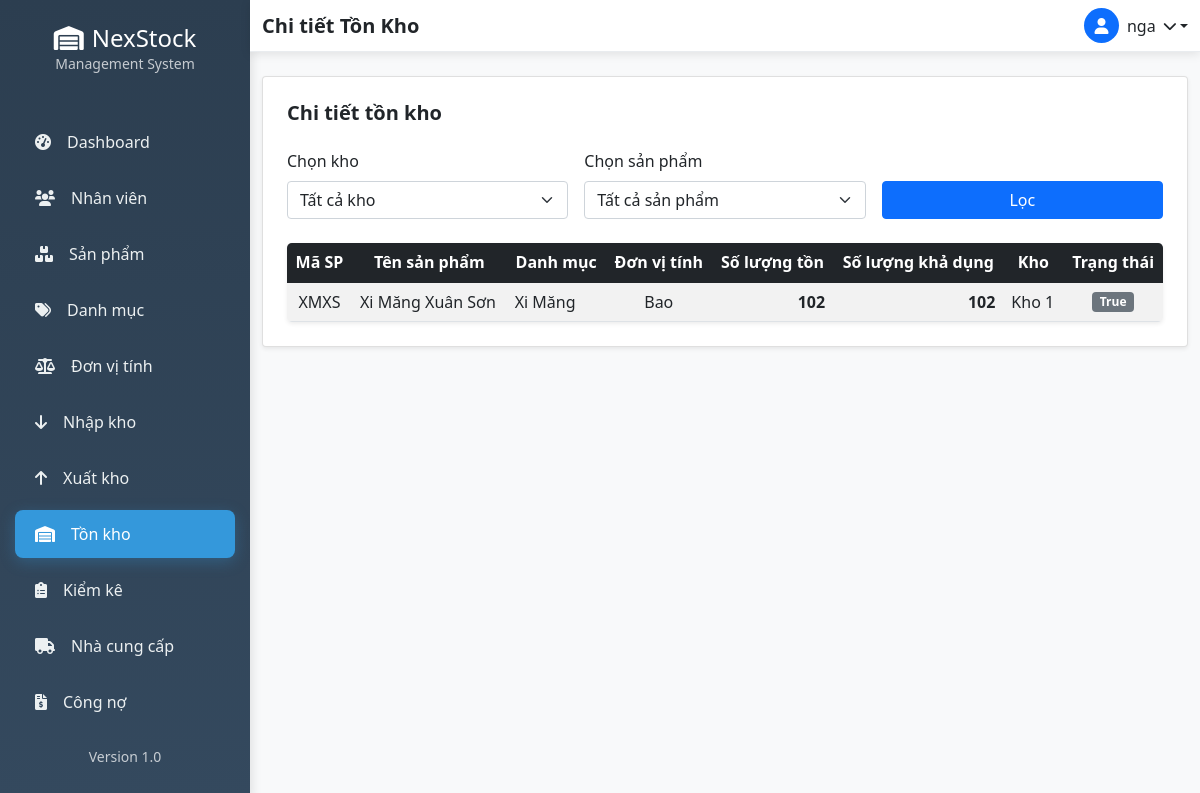
/kho/kho/1/ton-kho/ (signed in), run on the app's committed database.
### accounts/models.py (models this page shows, shortened)
class NguoiDung(AbstractUser):
    ho_ten = models.CharField(max_length=100, blank=True)
    vai_tro = models.CharField(max_length=20, choices=[
        ('admin', 'Quản trị viên'),
        ('manager', 'Quản lý'),
        ('staff', 'Nhân viên'),
    ], default='staff')
    trang_thai = models.BooleanField(default=True)

### inventory/models.py (models this page shows, shortened)
class TonKho(models.Model):
    kho = models.ForeignKey(Kho, on_delete=models.CASCADE, verbose_name="Kho")
    san_pham = models.ForeignKey('products.SanPham', on_delete=models.CASCADE, verbose_name="Sản phẩm")
    so_luong_ton = models.IntegerField(default=0, verbose_name="Số lượng tồn")
    so_luong_kha_dung = models.IntegerField(default=0, verbose_name="Số lượng khả dụng")
    ngay_cap_nhat = models.DateTimeField(auto_now=True)
    class Meta:
        verbose_name = "Tồn kho"
        verbose_name_plural = "Tồn kho"
        unique_together = ['kho', 'san_pham']

class Kho(models.Model):
    TRANG_THAI_CHOICES = [
        ('dang_hoat_dong', 'Đang hoạt động'),
        ('ngung_hoat_dong', 'Ngừng hoạt động'),
        ('bao_tri', 'Bảo trì'),
    ]
    ma_kho = models.CharField(max_length=20, unique=True, verbose_name="Mã kho")
    ten_kho = models.CharField(max_length=100, verbose_name="Tên kho")
    dia_chi = models.TextField(verbose_name="Địa chỉ")
    nguoi_quan_ly = models.ForeignKey(
        settings.AUTH_USER_MODEL,
        on_delete=models.SET_NULL,
        null=True,
        blank=True,
        verbose_name="Người quản lý"
    )
    dien_thoai = models.CharField(max_length=15, blank=True, verbose_name="Điện thoại")
    trang_thai = models.CharField(
        max_length=20,
        choices=TRANG_THAI_CHOICES,
        default='dang_hoat_dong',
        verbose_name="Trạng thái"
    )
    ghi_chu = models.TextField(blank=True, verbose_name="Ghi chú")
    ngay_tao = models.DateTimeField(auto_now_add=True)
    ngay_cap_nhat = models.DateTimeField(auto_now=True)
    class Meta:
        verbose_name = "Kho"
        verbose_name_plural = "Kho"

### products/models.py (models this page shows, shortened)
class SanPham(models.Model):
    danh_muc = models.ForeignKey(DanhMucSanPham, on_delete=models.CASCADE)
    don_vi_tinh = models.ForeignKey(DonViTinh, on_delete=models.CASCADE)
    ma_san_pham = models.CharField(max_length=50, unique=True)
    ten_san_pham = models.CharField(max_length=200)
    mo_ta = models.TextField(blank=True, null=True)
    gia_nhap = models.DecimalField(max_digits=15, decimal_places=2)
    gia_ban = models.DecimalField(max_digits=15, decimal_places=2)
    trang_thai = models.BooleanField(default=True)
    ngay_tao = models.DateTimeField(auto_now_add=True)
    class Meta:
        verbose_name = "Sản phẩm"
        verbose_name_plural = "Sản phẩm"

class DanhMucSanPham(models.Model):
    ten_danh_muc = models.CharField(max_length=100)
    mo_ta = models.TextField(blank=True, null=True)
    trang_thai = models.BooleanField(default=True)
    ngay_tao = models.DateTimeField(auto_now_add=True)
    class Meta:
        verbose_name = "Danh mục sản phẩm"
        verbose_name_plural = "Danh mục sản phẩm"

class DonViTinh(models.Model):
    ten_don_vi = models.CharField(max_length=50)
    mo_ta = models.TextField(blank=True, null=True)
    trang_thai = models.BooleanField(default=True)
    class Meta:
        verbose_name = "Đơn vị tính"
        verbose_name_plural = "Đơn vị tính"

### inventory/views.py (the view)
# urls.py: path('kho/<int:kho_id>/ton-kho/', views.chi_tiet_ton_kho, name='chi_tiet_ton_kho'),
@login_required
def chi_tiet_ton_kho(request, kho_id=None):
    danh_sach_kho = Kho.objects.filter(trang_thai='dang_hoat_dong')
    danh_sach_san_pham = SanPham.objects.all()
    san_pham_id = request.GET.get('san_pham')
    ton_kho = TonKho.objects.all()
    if kho_id:
        ton_kho = ton_kho.filter(kho_id=kho_id)
    if san_pham_id:
        ton_kho = ton_kho.filter(san_pham_id=san_pham_id)
    context = {
        'danh_sach_kho': danh_sach_kho,
        'danh_sach_san_pham': danh_sach_san_pham,
        'ton_kho': ton_kho,
        'selected_kho': kho_id,
        'selected_san_pham': san_pham_id,
    }
    return render(request, 'inventory/chi_tiet_ton_kho.html', context)

### templates/inventory/chi_tiet_ton_kho.html (shortened to what this page needs)
{% extends 'base.html' %}
{% block page_title %}Chi tiết Tồn Kho{% endblock %}
{% block content %}
<div class="card shadow-sm rounded-4 p-4">
    <h5 class="card-title mb-4 fw-bold">Chi tiết tồn kho</h5>
    <form method="get" class="row g-3 mb-4">
        <div class="col-md-4">
            <label for="kho" class="form-label fw-semibold">Chọn kho</label>
            <select id="kho" name="kho" class="form-select">
                <option value="">Tất cả kho</option>
            </select>
        </div>
        <div class="col-md-4">
            <label for="san_pham" class="form-label fw-semibold">Chọn sản phẩm</label>
            <select id="san_pham" name="san_pham" class="form-select">
                <option value="">Tất cả sản phẩm</option>
            </select>
        </div>
        <div class="col-md-4 d-flex align-items-end">
            <button type="submit" class="btn btn-primary w-100">Lọc</button>
        </div>
    </form>
    <div class="table-responsive shadow-sm rounded-3">
        <table class="table table-striped table-hover align-middle mb-0">
            <thead class="table-dark text-center">
                <tr>
                    <th>Mã SP</th>
                    <th>Tên sản phẩm</th>
                    <th>Danh mục</th>
                    <th>Đơn vị tính</th>
                    <th>Số lượng tồn</th>
                    <th>Số lượng khả dụng</th>
                    <th>Kho</th>
                    <th>Trạng thái</th>
                </tr>
            </thead>
            <tbody>
                {% for item in ton_kho %}
                <tr>
                    <td class="text-center">{{ item.san_pham.ma_san_pham }}</td>
                    <td>{{ item.san_pham.ten_san_pham }}</td>
                    <td>{{ item.san_pham.danh_muc.ten_danh_muc }}</td>
                    <td class="text-center">{{ item.san_pham.don_vi_tinh.ten_don_vi }}</td>
                    <td class="text-end fw-bold">{{ item.so_luong_ton }}</td>
                    <td class="text-end fw-bold">{{ item.so_luong_kha_dung }}</td>
                    <td>{{ item.kho.ten_kho }}</td>
                    <td class="text-center">
                        {% if item.san_pham.trang_thai == 'Đang hoạt động' %}
                            <span class="badge bg-success">{{ item.san_pham.trang_thai }}</span>
                        {% else %}
                            <span class="badge bg-secondary">{{ item.san_pham.trang_thai }}</span>
                        {% endif %}
                    </td>
                </tr>
                {% empty %}
                <tr>
                    <td colspan="8" class="text-center text-muted">Chưa có dữ liệu tồn kho</td>
                </tr>
                {% endfor %}
            </tbody>
        </table>
    </div>
</div>
{% endblock %}

### templates/base.html (shortened to what this page needs)
{% load static %}
<html lang="vi">
<head>
    <link href="https://cdn.jsdelivr.net/npm/bootstrap@5.1.3/dist/css/bootstrap.min.css" rel="stylesheet">
    <link rel="stylesheet" href="https://cdnjs.cloudflare.com/ajax/libs/font-awesome/6.0.0/css/all.min.css">
</head>
<body>
{% if user.is_authenticated %}
<div class="d-flex">
    <div class="sidebar">
        <div class="sidebar-header text-center py-4">
            <h4 class="text-white mb-0">
                <i class="fas fa-warehouse me-2"></i>NexStock
            </h4>
            <small class="text-light opacity-75">Management System</small>
        </div>
        <nav class="nav flex-column mt-3">
            <a class="nav-link {% if request.resolver_match.url_name == 'dashboard' %}active{% endif %}"
               href="{% url 'dashboard' %}">
                <i class="fas fa-tachometer-alt me-3"></i>Dashboard
            </a>
            <a class="nav-link {% if 'nhan-vien' in request.path %}active{% endif %}"
               href="{% url 'danh_sach_nhan_vien' %}">
                <i class="fas fa-users me-3"></i>Nhân viên
            </a>
            <a class="nav-link {% if 'product' in request.path %}active{% endif %}"
               href="{% url 'product_list' %}">
                <i class="fas fa-boxes me-3"></i>Sản phẩm
            </a>
            <a class="nav-link {% if 'category' in request.path %}active{% endif %}"
               href="{% url 'category_list' %}">
                <i class="fas fa-tags me-3"></i>Danh mục
            </a>
            <a class="nav-link {% if 'unit' in request.path %}active{% endif %}"
               href="{% url 'unit_list' %}">
                <i class="fas fa-balance-scale me-3"></i>Đơn vị tính
            </a>
            <a class="nav-link {% if 'nhap' in request.path %}active{% endif %}"
               href="{% url 'inventory:danh_sach_nhap' %}">
                <i class="fas fa-arrow-down me-3"></i>Nhập kho
            </a>
            <a class="nav-link {% if 'xuat' in request.path %}active{% endif %}"
               href="{% url 'inventory:danh_sach_xuat' %}">
                <i class="fas fa-arrow-up me-3"></i>Xuất kho
            </a>
            <a class="nav-link {% if 'ton-kho' in request.path %}active{% endif %}"
               href="{% url 'inventory:chi_tiet_ton_kho' kho_id=1 %}">
                <i class="fas fa-warehouse me-3"></i>Tồn kho
            </a>
            <a class="nav-link {% if 'kiem-ke' in request.path %}active{% endif %}"
               href="{% url 'inventory:danh_sach_kiem_ke' %}">
                <i class="fas fa-clipboard-list me-3"></i>Kiểm kê
            </a>
            <a class="nav-link" href="/doi-tac/nha-cung-cap/">
                <i class="fas fa-truck me-3"></i>Nhà cung cấp
            </a>
            <a class="nav-link {% if 'debt' in request.path %}active{% endif %}"
               href="{% url 'debt:congno_list' %}">
                <i class="fas fa-file-invoice-dollar me-3"></i>Công nợ
            </a>
        </nav>
        <div class="sidebar-footer mt-auto p-3 text-center">
            <small class="text-light opacity-75">Version 1.0</small>
        </div>
    </div>
    <div class="main-content flex-grow-1">
        <nav class="navbar navbar-custom navbar-expand-lg">
            <div class="container-fluid d-flex justify-content-between">
                <h5 class="mb-0 fw-bold">{% block page_title %}Dashboard{% endblock %}</h5>
                <div class="dropdown">
                    <a href="#" class="dropdown-toggle text-dark text-decoration-none d-flex align-items-center"
                       id="userDropdown" data-bs-toggle="dropdown" aria-expanded="false">
                        <div class="bg-primary rounded-circle d-flex align-items-center justify-content-center me-2"
                             style="width: 35px; height: 35px;">
                            <i class="fas fa-user text-white"></i>
                        </div>
                        <span class="me-2">{{ user.username }}</span>
                        <i class="fas fa-chevron-down small"></i>
                    </a>
                </div>
            </div>
        </nav>
        <div class="container-fluid py-4">
            {% block content %}{% endblock %}
        </div>
    </div>
</div>
{% else %}
<div class="auth-wrapper">
    {% block auth_content %}{% endblock %}
</div>
{% endif %}
</body>
</html>

### templates/base.html (style rules this page uses)
:root { --primary-color: #2c3e50; --secondary-color: #34495e; --accent-color: #3498db; --sidebar-width: 250px; }
.sidebar { background: linear-gradient(180deg, var(--primary-color) 0%, var(--secondary-color) 100%); min-height: 100vh; width: var(--sidebar-width); position: fixed; left: 0; top: 0; box-shadow: 2px 0 10px rgba(0,0,0,0.1); }
.sidebar .nav-link { color: #ecf0f1; padding: 12px 20px; border-radius: 8px; margin: 4px 15px; transition: all 0.3s ease; font-weight: 500; }
.sidebar .nav-link.active { background-color: var(--accent-color); color: #ffffff; box-shadow: 0 4px 15px rgba(52, 152, 219, 0.3); }
.main-content { margin-left: var(--sidebar-width); min-height: 100vh; background-color: #f8f9fa; }
.navbar-custom { background: white !important; box-shadow: 0 2px 10px rgba(0,0,0,0.1); border-bottom: 1px solid #e9ecef; }

### data on the page
NguoiDung: username "nga"
TonKho: san_pham.ma_san_pham "XMXS", san_pham.ten_san_pham "Xi Măng Xuân Sơn", san_pham.danh_muc.ten_danh_muc "Xi Măng", san_pham.don_vi_tinh.ten_don_vi "Bao", so_luong_ton "102", so_luong_kha_dung "102", kho.ten_kho "Kho 1", san_pham.trang_thai "True"
